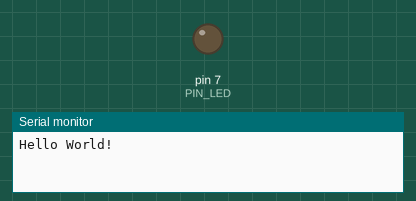
A sketch run on a simulated Arduino Uno, built with avr-gcc and run on an emulated ATmega328P. On the bench: output pins drawn as LEDs (lit = HIGH), the last lines printed to the serial monitor. Dashed ring = blinking.

Above: at 0.5 s.
At 2.2 s:
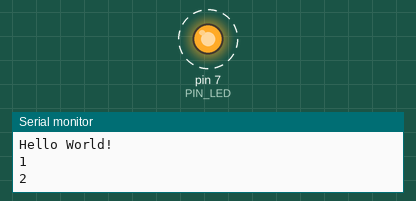
Timing chart, 0 to 3.0 s (numbered marks = the images above):
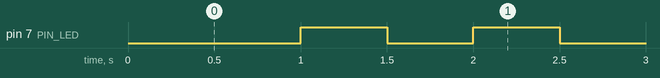

Measured:
- by itself, pin 7 (PIN_LED): alternates HIGH for 0.50 s and LOW for 0.50 s, 11 changes in all, then stays HIGH

The sketch:

05_practice_2_ver1.ino
```cpp
#define  PIN_LED 7
unsigned int count;


void setup() {
  pinMode(PIN_LED, OUTPUT);
  Serial.begin(9600); // Initialize serial port
  while (!Serial) {
    ; // wait for serial port to connect.
  }
  Serial.println("Hello World!");
  count = 0;
  digitalWrite(PIN_LED, OUTPUT);

}

void loop() {
  digitalWrite(PIN_LED, 0);
  delay(1000);
  digitalWrite(PIN_LED, 1);
  Serial.println(++count);

  for (int i = 0; i <5; i++) {
    digitalWrite(PIN_LED, 1);
    delay(500);
    digitalWrite(PIN_LED, 0);
    delay(500);
    Serial.println(++count);
  }
  while(1){
    digitalWrite(PIN_LED, 1);
    Serial.println(++count);
    delay(1000); // wait 1000 miliseconds.
  }

}
```
